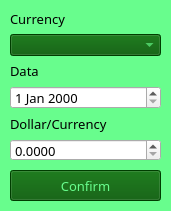
<?xml version="1.0" encoding="UTF-8"?>
<ui version="4.0">
 <class>addnew</class>
 <widget class="QWidget" name="addnew">
  <property name="geometry">
   <rect>
    <x>0</x>
    <y>0</y>
    <width>171</width>
    <height>211</height>
   </rect>
  </property>
  <property name="palette">
   <palette>
    <active>
     <colorrole role="Base">
      <brush brushstyle="SolidPattern">
       <color alpha="255">
        <red>255</red>
        <green>255</green>
        <blue>255</blue>
       </color>
      </brush>
     </colorrole>
     <colorrole role="Window">
      <brush brushstyle="SolidPattern">
       <color alpha="255">
        <red>104</red>
        <green>253</green>
        <blue>141</blue>
       </color>
      </brush>
     </colorrole>
    </active>
    <inactive>
     <colorrole role="Base">
      <brush brushstyle="SolidPattern">
       <color alpha="255">
        <red>255</red>
        <green>255</green>
        <blue>255</blue>
       </color>
      </brush>
     </colorrole>
     <colorrole role="Window">
      <brush brushstyle="SolidPattern">
       <color alpha="255">
        <red>104</red>
        <green>253</green>
        <blue>141</blue>
       </color>
      </brush>
     </colorrole>
    </inactive>
    <disabled>
     <colorrole role="Base">
      <brush brushstyle="SolidPattern">
       <color alpha="255">
        <red>104</red>
        <green>253</green>
        <blue>141</blue>
       </color>
      </brush>
     </colorrole>
     <colorrole role="Window">
      <brush brushstyle="SolidPattern">
       <color alpha="255">
        <red>104</red>
        <green>253</green>
        <blue>141</blue>
       </color>
      </brush>
     </colorrole>
    </disabled>
   </palette>
  </property>
  <property name="windowTitle">
   <string>Form</string>
  </property>
  <widget class="QPushButton" name="pushButton">
   <property name="geometry">
    <rect>
     <x>10</x>
     <y>170</y>
     <width>151</width>
     <height>31</height>
    </rect>
   </property>
   <property name="font">
    <font>
     <family>MS Reference Sans Serif</family>
     <pointsize>10</pointsize>
    </font>
   </property>
   <property name="cursor">
    <cursorShape>PointingHandCursor</cursorShape>
   </property>
   <property name="styleSheet">
    <string notr="true">color:  rgb(104, 253, 141);
background-color: rgb(0, 85, 0);</string>
   </property>
   <property name="text">
    <string>Confirm</string>
   </property>
  </widget>
  <widget class="QWidget" name="">
   <property name="geometry">
    <rect>
     <x>10</x>
     <y>10</y>
     <width>151</width>
     <height>151</height>
    </rect>
   </property>
   <layout class="QGridLayout" name="gridLayout">
    <item row="0" column="0">
     <widget class="QLabel" name="label">
      <property name="font">
       <font>
        <family>MS Reference Sans Serif</family>
        <pointsize>10</pointsize>
       </font>
      </property>
      <property name="text">
       <string>Currency</string>
      </property>
     </widget>
    </item>
    <item row="1" column="0">
     <widget class="QComboBox" name="comboBox">
      <property name="font">
       <font>
        <family>MS Reference Sans Serif</family>
        <pointsize>10</pointsize>
       </font>
      </property>
      <property name="cursor">
       <cursorShape>PointingHandCursor</cursorShape>
      </property>
      <property name="styleSheet">
       <string notr="true">color:  rgb(104, 253, 141);
background-color: rgb(0, 85, 0);</string>
      </property>
     </widget>
    </item>
    <item row="2" column="0">
     <widget class="QLabel" name="label_2">
      <property name="font">
       <font>
        <family>MS Reference Sans Serif</family>
        <pointsize>10</pointsize>
       </font>
      </property>
      <property name="text">
       <string>Data</string>
      </property>
     </widget>
    </item>
    <item row="3" column="0">
     <widget class="QDateEdit" name="dateEdit">
      <property name="font">
       <font>
        <family>MS Reference Sans Serif</family>
        <pointsize>10</pointsize>
       </font>
      </property>
      <property name="styleSheet">
       <string notr="true">selection-background-color: rgb(154, 255, 154);
selection-color: rgb(0, 85, 0);</string>
      </property>
     </widget>
    </item>
    <item row="4" column="0">
     <widget class="QLabel" name="label_3">
      <property name="font">
       <font>
        <family>MS Reference Sans Serif</family>
        <pointsize>10</pointsize>
       </font>
      </property>
      <property name="text">
       <string>Dollar/Currency</string>
      </property>
     </widget>
    </item>
    <item row="5" column="0">
     <widget class="QDoubleSpinBox" name="doubleSpinBox">
      <property name="font">
       <font>
        <family>MS Reference Sans Serif</family>
        <pointsize>10</pointsize>
       </font>
      </property>
      <property name="styleSheet">
       <string notr="true">selection-background-color: rgb(154, 255, 154);
selection-color: rgb(0, 85, 0);</string>
      </property>
      <property name="decimals">
       <number>4</number>
      </property>
      <property name="maximum">
       <double>99999.990000000005239</double>
      </property>
     </widget>
    </item>
   </layout>
  </widget>
 </widget>
 <resources/>
 <connections/>
</ui>
